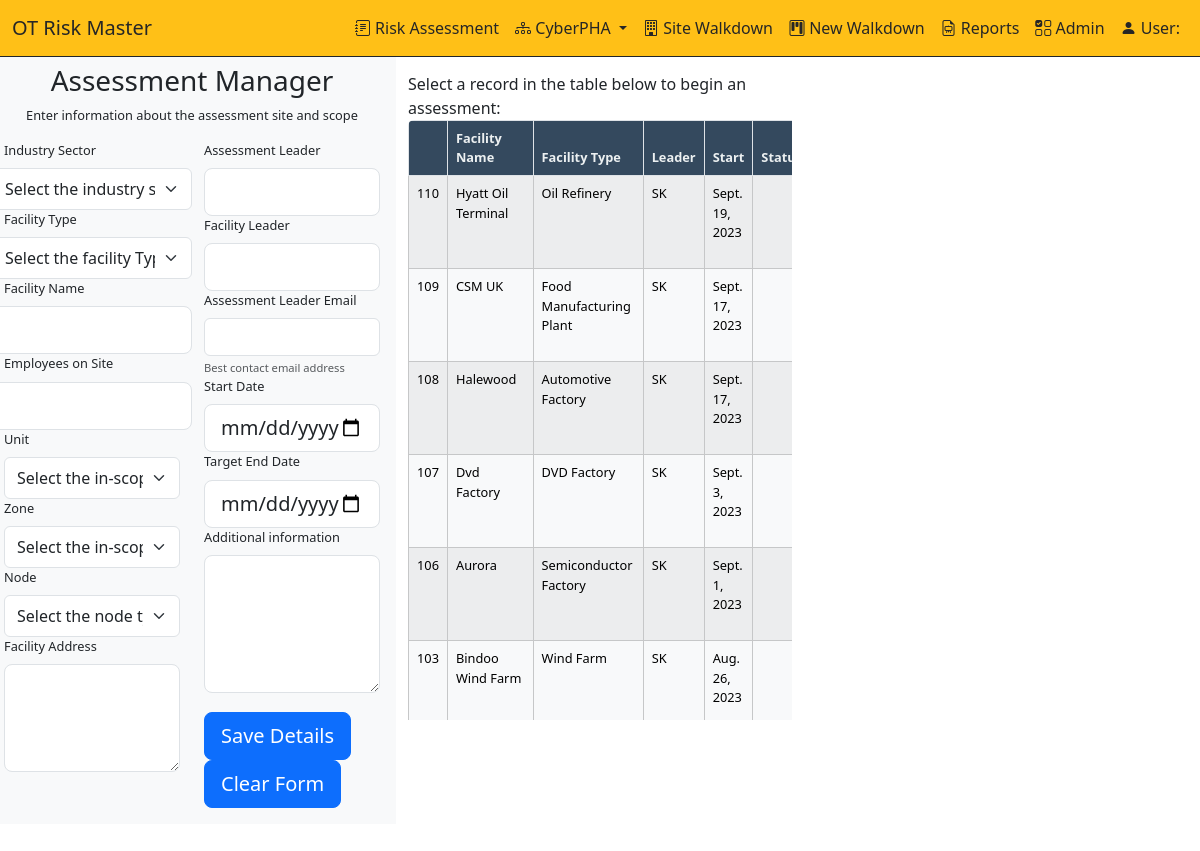
/OTRisk/save-cyberpha/, run on an earlier commit of the app's database.
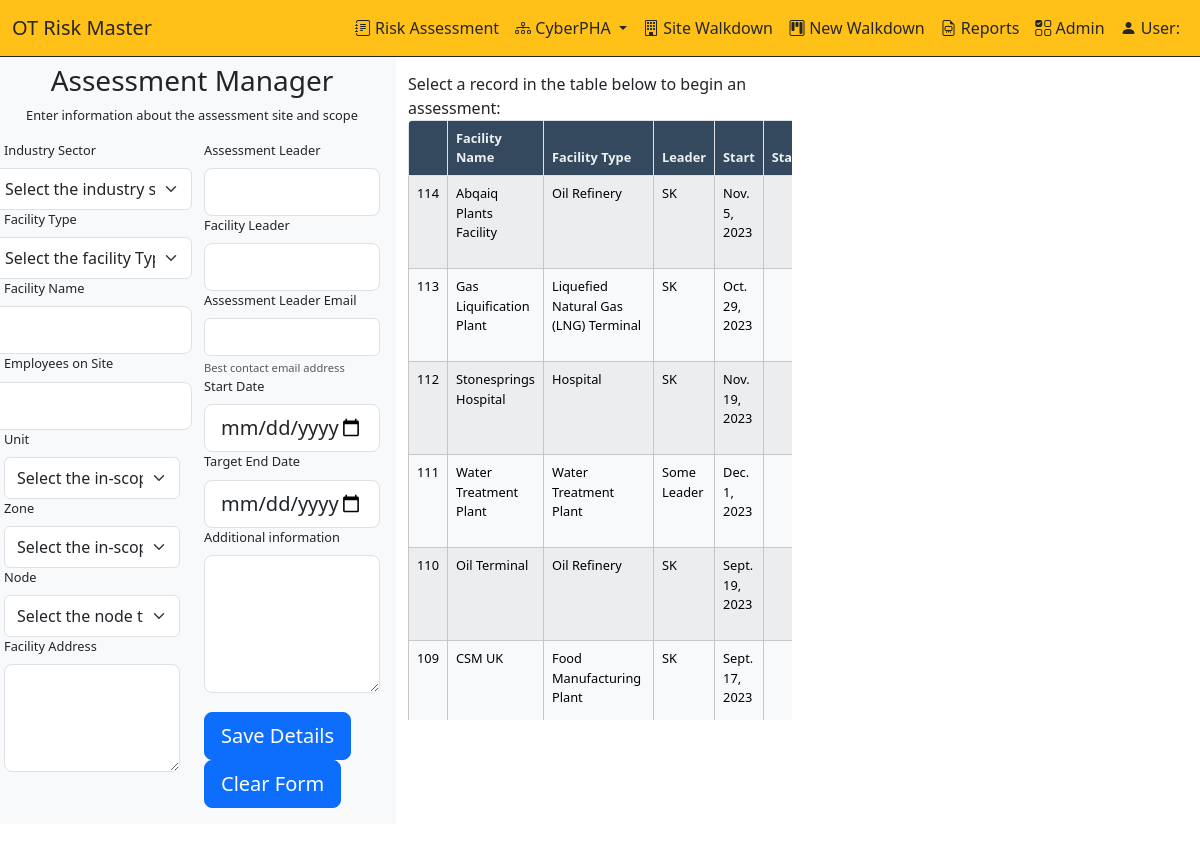
And on a later commit of the database.
### OTRisk/models/Model_CyberPHA.py (models this page shows, shortened)
class tblCyberPHAHeader(models.Model):
    ID = models.AutoField(primary_key=True)
    PHALeader = models.CharField(max_length=30)
    PHALeaderEmail = models.CharField(max_length=50)
    FacilityID = models.IntegerField()
    FacilityName = models.CharField(max_length=50)
    FacilityOwner = models.CharField(max_length=50)
    FacilityScope = models.CharField(max_length=255)
    Description = models.CharField(max_length=255)
    Notes = models.TextField(max_length=255)
    Date = models.DateTimeField()
    AssessmentUnit = models.CharField(max_length=100)
    AssessmentNode = models.CharField(max_length=100)
    AssessmentZone = models.CharField(max_length=100)
    FacilityType = models.CharField(max_length=100)
    Industry = models.TextField(max_length=30)
    EmployeesOnSite = models.IntegerField()
    AssessmentStartDate = models.DateField()
    AssessmentEndDate = models.DateField()
    AssessmentStatus = models.CharField(max_length=10)
    UserID = models.CharField(max_length=10)
    Timestamp = models.DateField
    Deleted = models.IntegerField()
    facilityAddress = models.CharField(max_length=255)
    title = models.TextField()
    safetySummary = models.TextField()
    chemicalSummary = models.TextField()
    physicalSummary = models.TextField()
    otherSummary = models.TextField()
    complianceSummary = models.TextField()
    country = models.TextField()
    SHIFT_MODELS = [
        ('Single Shift Model', 'Single Shift Model'),
        ('Double Shift Model', 'Double Shift Model'),
        ('Three-Shift (24/7) Model', 'Three-Shift (24/7) Model'),
        ('Rotating Shift Model', 'Rotating Shift Model'),
        ('Fixed Shift Model', 'Fixed Shift Model'),
        ('Split Shift Model', 'Split Shift Model'),
        ('On-Call or Flex Shift Model', 'On-Call or Flex Shift Model'),
        ('Compressed Workweek Model', 'Compressed Workweek Model'),
        ('Part-Time or Seasonal Model', 'Part-Time or Seasonal Model'),
        ('Hybrid Shift Models', 'Hybrid Shift Models'),
    ]
    shift_model = models.CharField(max_length=50, choices=SHIFT_MODELS)
    annual_revenue = models.DecimalField(max_digits=10, decimal_places=0)
    cyber_insurance = models.BooleanField(default=False)
    pha_score = models.IntegerField()
    sl_t = models.PositiveSmallIntegerField(choices=SECURITY_LEVELS, default=0)
    class Meta:
        db_table = 'tblCyberPHAHeader'

### OTRisk/views.py (the view, shortened to what this page needs)
# urls.py: path('save-cyberpha/', views.save_cyberpha, name='save_cyberpha'),
def save_cyberpha(request):
    tblCyberPHAList = tblCyberPHAHeader.objects.all().order_by('ID')[::-1]
    return render(request, 'CyberPHAManager.html', {'tblCyberPHAList': tblCyberPHAList})

### OTRisk/templates/OTRisk/cyberPHAManager.html (shortened to what the changed rows need)
{% load static %}
<!DOCTYPE html>
<html>
<head>
    <link href="https://cdn.jsdelivr.net/npm/bootstrap-icons@1.7.1/font/bootstrap-icons.css" rel="stylesheet">
    <link href="https://cdn.jsdelivr.net/npm/select2@4.1.0-beta.1/dist/css/select2.min.css" rel="stylesheet" />
     {% load django_bootstrap5 %}
    {% bootstrap_css %}
<body>
<div class="row">
      <div class="col-md-4">
      <br><br><br>Select a record in the table below to begin an assessment:
            <div id="CyberPHAList">
                <div class="table-container small-font">
                    <table id="tblcyberPHAList" class="table table-striped table-bordered shadow-sm p-3 mb-5 bg-white rounded">
                        <thead class="thead-dark">
                        <tr>
                            <th></th>
                            <th>Facility Name</th>
                            <th>Facility Type</th>
                            <th>Leader</th>
                            <th>Start</th>
                            <th>Status</th>
                        </tr>
                         </thead>
                        <tbody>
                            {% for cyberPHA in tblCyberPHAList %}
                            <tr data-id="{{ cyberPHA.ID }}" class="table-light">
                                <td>{{ cyberPHA.ID }}</td>
                                <td>{{ cyberPHA.FacilityName }}</td>
                                <td>{{ cyberPHA.FacilityType }}</td>
                                <td>{{ cyberPHA.PHALeader }}</td>
                                <td>{{ cyberPHA.AssessmentStartDate }}</td>
                                <td>{{ cyberPHA.AssessmentStatus }}</td>
                            </tr>
                            {% endfor %}
                        </tbody>
                    </table>
                </div>
            </div>
      </div>
</body>
</html>

What changed in the data, as far as the page shows it:
no longer on this page (row edited): tblCyberPHAHeader: ID "108", FacilityName "Halewood", FacilityType "Automotive Factory", PHALeader "SK", AssessmentStartDate "Sept. 17, 2023"
no longer on this page (row unchanged): tblCyberPHAHeader: ID "107", FacilityName "Dvd Factory", FacilityType "DVD Factory", PHALeader "SK", AssessmentStartDate "Sept. 3, 2023"
no longer on this page (row unchanged): tblCyberPHAHeader: ID "106", FacilityName "Aurora", FacilityType "Semiconductor Factory", PHALeader "SK", AssessmentStartDate "Sept. 1, 2023"
no longer on this page (row unchanged): tblCyberPHAHeader: ID "103", FacilityName "Bindoo Wind Farm", FacilityType "Wind Farm", PHALeader "SK", AssessmentStartDate "Aug. 26, 2023"
added tblCyberPHAHeader: ID "114", FacilityName "Abqaiq Plants Facility", FacilityType "Oil Refinery", PHALeader "SK", AssessmentStartDate "Nov. 5, 2023"
added tblCyberPHAHeader: ID "113", FacilityName "Gas Liquification Plant", FacilityType "Liquefied Natural Gas (LNG) Terminal", PHALeader "SK", AssessmentStartDate "Oct. 29, 2023"
added tblCyberPHAHeader: ID "112", FacilityName "Stonesprings Hospital", FacilityType "Hospital", PHALeader "SK", AssessmentStartDate "Nov. 19, 2023"
added tblCyberPHAHeader: ID "111", FacilityName "Water Treatment Plant", FacilityType "Water Treatment Plant", PHALeader "Some Leader", AssessmentStartDate "Dec. 1, 2023"
changed tblCyberPHAHeader id 110: FacilityName "Hyatt Oil Terminal" → "Oil Terminal"
